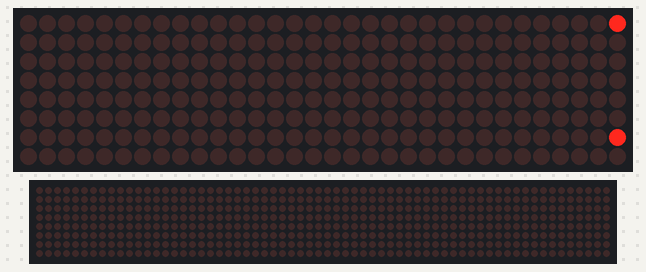
Bench run of a program on a simulated Raspberry Pi (BCM pin numbers). Parts: 32×8 LED matrix, a strip that is not on the board, showing the scrolling text unrolled. The clock reads 2024-03-15 10:24:30 at power-on unless the program sets it; the 64×8 strip is a reading aid, not a part: it shows the text the matrix is scrolling, unrolled, one strip-width of it at a time. At 9.7 s the program stops and its outputs stay as they are.

Above: at 0.1 s.
At 1.22 s:
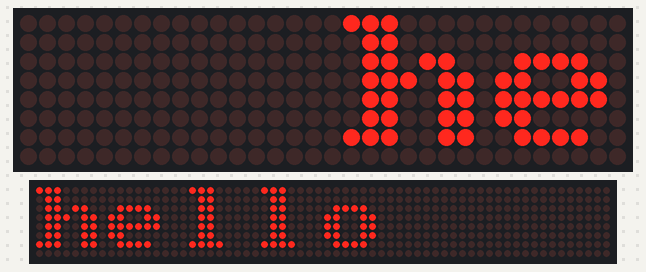
At 2.42 s:
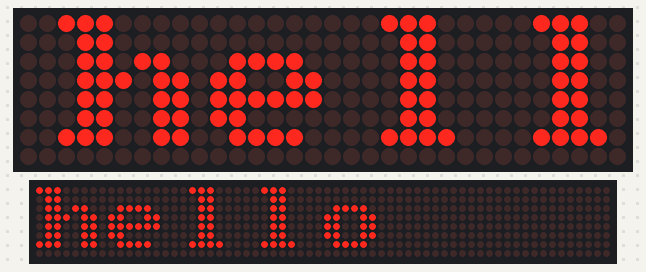
At 4.82 s:
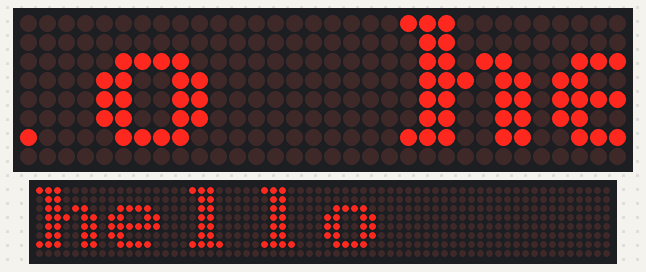
At 7.22 s:
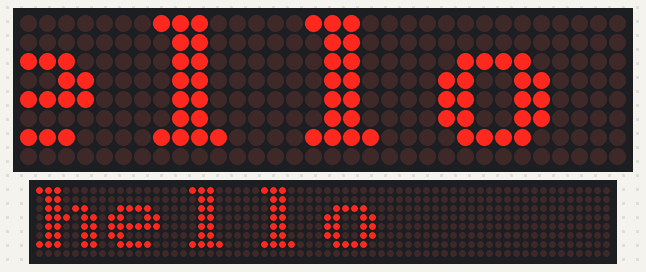
At 9.57 s:
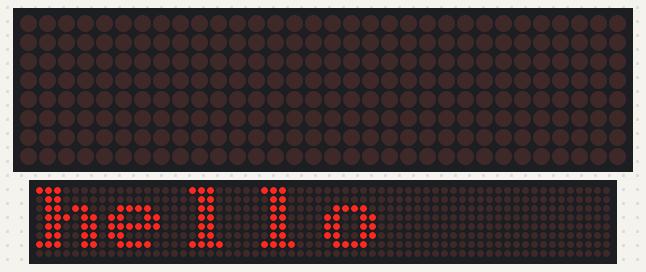

The program:

hello.py
```python
from luma.led_matrix.device import max7219
from luma.core.interface.serial import spi, noop
from luma.core.render import canvas
from luma.core.virtual import viewport
from luma.core.legacy import text, show_message
from luma.core.legacy.font import proportional, CP437_FONT, TINY_FONT, SINCLAIR_FONT, LCD_FONT
from datetime import datetime
import time

serial = spi(port=0, device=0, gpio=noop())
device = max7219(serial, cascaded=4, block_orientation=90, blocks_arranged_in_reverse_order=True)
device.contrast(16)

def hello_world():
  now = datetime.now()
  with canvas(device) as draw:
    show_message(device, "hello hello", fill="red",font=(CP437_FONT),scroll_delay=0.08)

hello_world()
```
